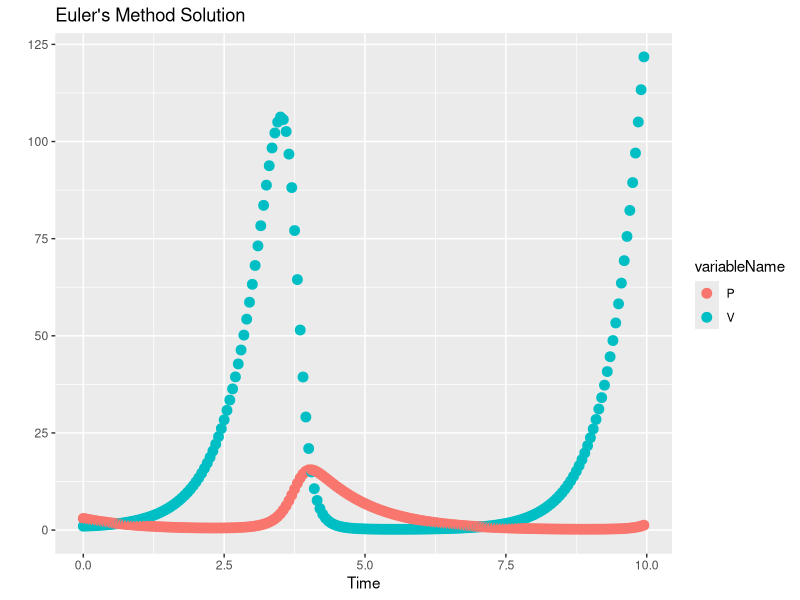

R code for this plot:
### Function eulerSystems.R
### Modified: 8/16/15
### Purpose: Solve a multi-dimensional dimensional differential equation with Euler's method

### Output:  
### time: Output vector of times
### population: Estimated solution from Euler's method.

### The following values can be modified as needed

#### 1) Information about the equation (parameters, initial conditions)
parameters = c(r = 2, k = 0.5, e = 0.1, d = 1)   # parameters: a named vector
initialCondition =matrix( c(1, 3), nrow=1, ncol=2)   # initial condition.  Multiple conditions can be found 
variableNames=c('V','P')


### 2) Time values
deltaT = 0.05    # timestep length
timeSteps = 200   # must be a number greater than 1 


### 3) You need to have a function of your dynamics dy/dt = f(t,y)
# R function to calculate the value of the derivatives at each time value
# Use the names of the variables as defined in the vectors above
dynamics <- function(t, state, parameters){
  with(as.list(c(state, parameters)), {
    dV = r*V - k*V*P
    dP = e*k*V*P - d*P
    return(c(dV, dP))
  })
}


############ everything else below the line just plots the solution
# Solve the differential equation
nSolns = dim(initialCondition)[1]  # Determine how many initial conditions we have
nVars = dim(initialCondition)[2]  # Determine how many variables we have
time = seq(from=0,by=deltaT,length.out=timeSteps)  # the output time vector

outSolutions=array(0,dim=c(1,4))  # Vector of solutions  time solution variableName Run

for (j in 1:nSolns) {
  
  newP =  initialCondition[j,] # The updated value
  names(newP)=variableNames;  # Assign the variable name to the 
  
  outMatrix = matrix(0,nrow=nVars,ncol=4);
  outMatrix[,1]=time[1];
  outMatrix[,2]=initialCondition[j,];
  outMatrix[,3]=variableNames;
  outMatrix[,4]=j;
  outSolutions=rbind(outSolutions,outMatrix)
  
  
  
  for (i in 2:timeSteps) {
    oldP = newP
    newP =  dynamics(t,oldP,parameters)*deltaT+oldP   # Your differential equation goes here.
    #outSolutions=rbind(outSolutions,c(time[i],newP,j))
    
    outMatrix = matrix(0,nrow=nVars,ncol=4);
    outMatrix[,1]=time[i];
    outMatrix[,2]=newP;
    outMatrix[,3]=variableNames;
    outMatrix[,4]=j;
    outSolutions=rbind(outSolutions,outMatrix)
    
    
    
    
  }
  
}

# Remove the first row of outSolutions
outSolutions=outSolutions[-1,];
outSolutions=unname(outSolutions)

outSolutions = data.frame(time=as.numeric(outSolutions[,1]), value=as.numeric(outSolutions[,2]),variableName=outSolutions[,3],run=as.numeric(outSolutions[,4]))
# ggplot2 
library(ggplot2) 
library(grid)
library(gridExtra)


#pdf(file = outPlotName)
# First plot
outPlot= ggplot(data.frame(outSolutions), aes(x=time, y=value,color=variableName)) +
  geom_point(size=3)+
  labs(title="Euler's Method Solution",x="Time",y="")+
  ### Expand the graph to make sure axes cross at (0,0)
  expand_limits(y=0)

print(outPlot)



### Clean up workspace
rm(list=ls(all=TRUE))
